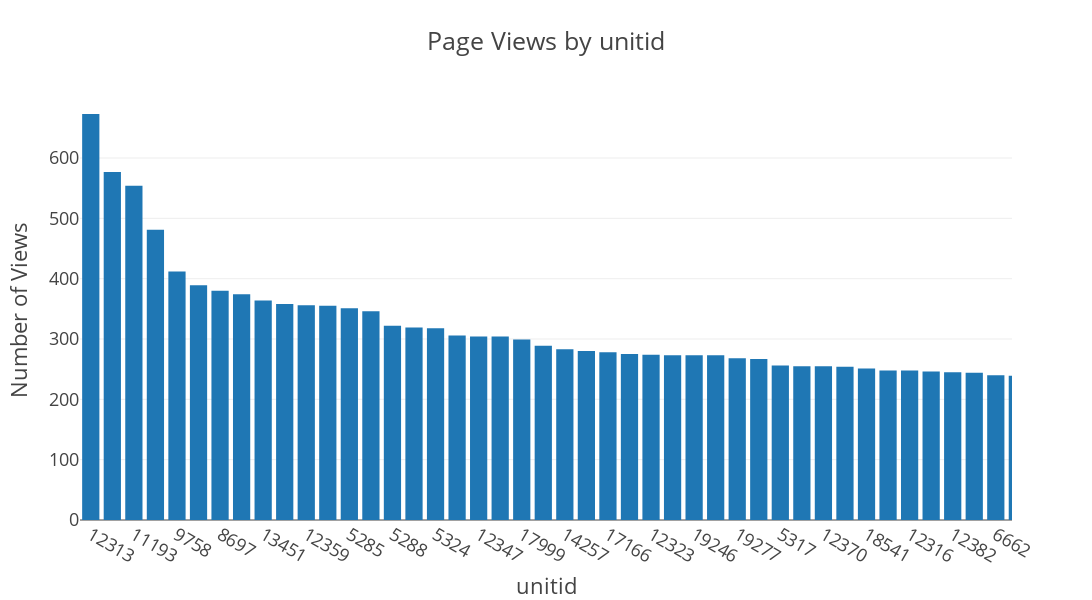

Notebook code for this chart:
### Markdown cell above
*segment_page_views* records the anonymous_id for a user of the website when the user clicks through to the listing of a particular unit_id. This should in theory give us the number of unique viewers of each unit's page. There are 96,845 records with no missing values.

### Code cell
page_view_counts = segment_page_views.groupby('unit_id').count().sort_values('anonymous_id', ascending=False)
fig = go.Figure(go.Bar(x=page_view_counts.index, y=page_view_counts.anonymous_id))
fig.update_layout(title='Page Views by unitid',
                  yaxis={'title':'Number of Views'},
                  xaxis={'title':'unitid', 'type':'category'},
                  width=1200,
                  height=600)

fig.show()

### Figure 1 — Plotly figure (JSON) as saved in the notebook; plotly's stock layout.template omitted (floating-point values rounded to 4 significant figures; data arrays with more than 128 entries replaced by an {"elided": "..."} marker saying what was removed)
{"data": [{"type": "bar", "x": {"elided": "1666 int values"}, "y": {"elided": "1666 int values"}}], "layout": {"height": 600, "title": {"text": "Page Views by unitid"}, "width": 1200, "xaxis": {"autorange": false, "range": [-0.5, 42.75], "title": {"text": "unitid"}, "type": "category"}, "yaxis": {"autorange": false, "range": [0, 696.2], "title": {"text": "Number of Views"}, "type": "linear"}}}
